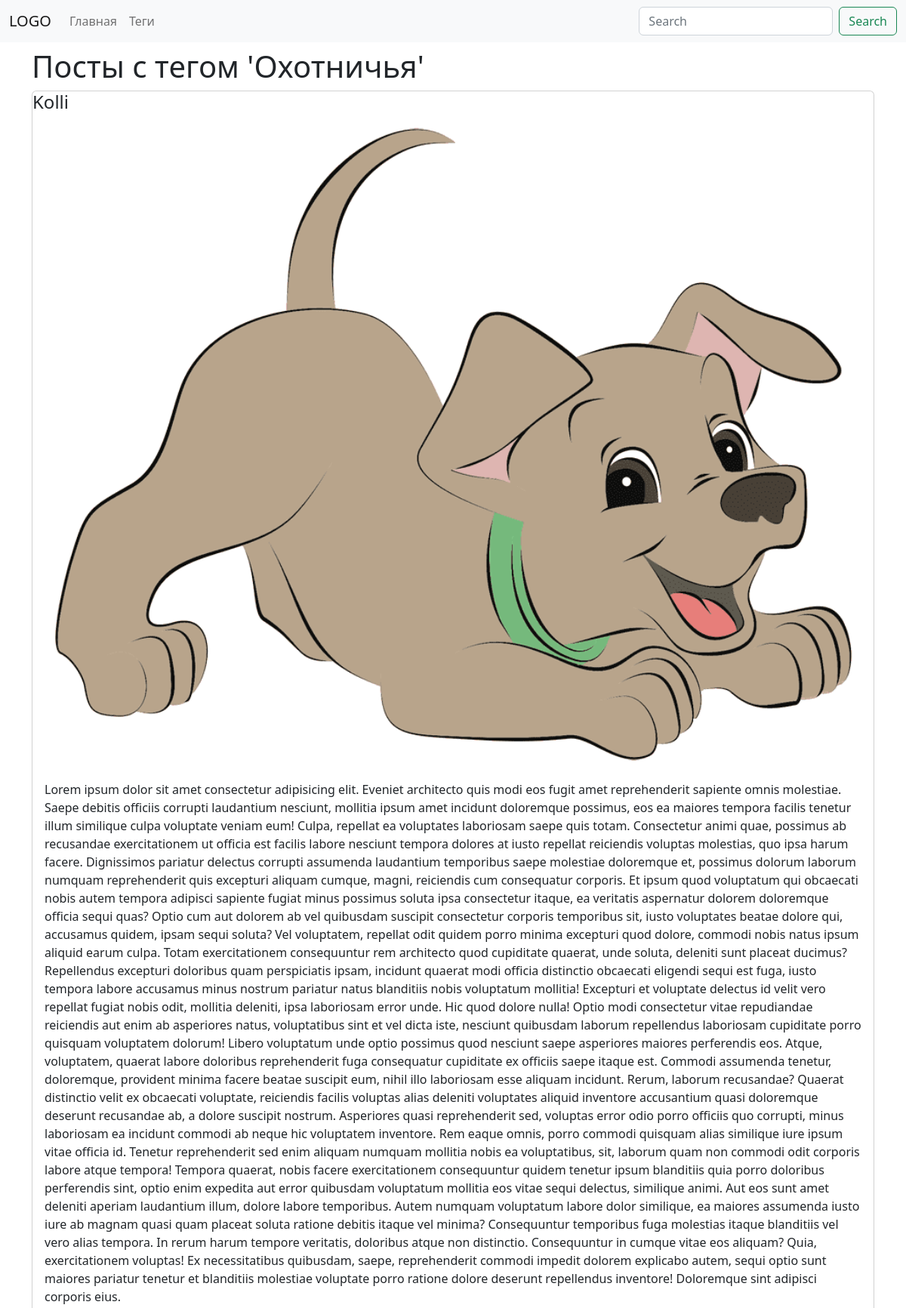
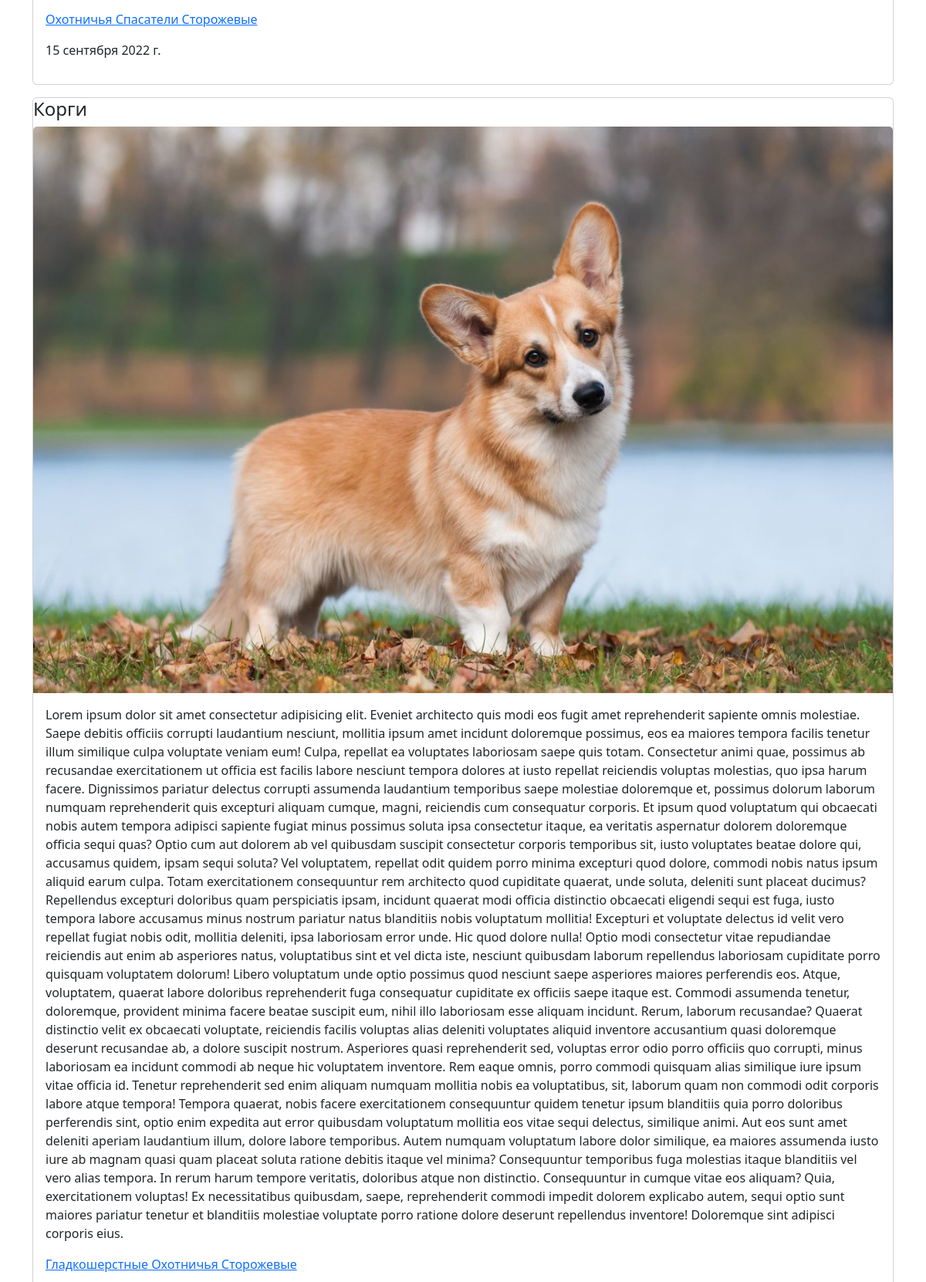
The app's page /tags/2/ (upper part) with its own data (2 pictures, top to bottom).
### blog/models.py (models this page shows, shortened)
class Tag(models.Model):
    title = models.CharField(max_length=150,db_index=True)
    slug = models.SlugField(max_length=150,unique=True)
    def get_absolute_url(self):
        return reverse("tag_detail_url", kwargs={"slug": self.slug})

class Post(models.Model):
    title = models.CharField(max_length=150,db_index=True)
    slug = models.SlugField(max_length=150,unique=True)
    body = models.TextField(db_index=True,blank=True)
    date_pub = models.DateField(auto_now_add=True)
    tags = models.ManyToManyField('Tag',blank=True,related_name='posts')
    image = models.ImageField(upload_to='images/',default='images/defolt.png')
    def get_absolute_url(self):
        return reverse("post_detail_url", kwargs={"slug": self.slug})
    class Meta:
        ordering = ['-date_pub']

### blog/views.py (the view)
# urls.py: path('tags/<str:slug>/', tag_detail, name="tag_detail_url")
def tag_detail(request,slug):
    tag = Tag.objects.get(slug__iexact = slug)
    return render(request,'blog/tag_detail.html',context={'tag':tag})

### blog/templates/blog/tag_detail.html (shortened to what this page needs)
{% extends 'blog/base_blog.html' %}
{% block content %}
<h1>Посты с тегом '{{tag.title}}'</h1>
  {% for post in tag.posts.all %}
  {% include 'blog/includes/card_template.html' %}
  {% endfor %}
{% endblock %}

### blog/templates/blog/includes/card_template.html
<div class="card mb-3">
      <h4 class="card-title"> {{post.title}}</h4>
      <a href="{{post.get_absolute_url}}"><img src='{{post.image.url}}' class="card-img-top" alt="..."></a>
      <div class="card-body">
        <p class="card-text"> {{post.body}} </p>
        <p class="card-text">
          {% for tag in post.tags.all %}
          <a href="{{tag.get_absolute_url}}"> {{tag.title}} </a>
          {% endfor %}
        </p>
        <p> {{post.date_pub}} </p>
      </div>
    </div>

### records on screen
Tag: title "Охотничья"
Post: title "Kolli", image (picture), body "Lorem ipsum dolor sit amet consectetur adipisicing elit. Eveniet architecto quis modi eos fugit amet reprehenderit sapiente omnis molestiae. Saepe debitis officiis corrupti laudantium nesciunt, mollitia ipsum amet incidunt doloremque possimus, eos ea maiores tempora facilis tenetur illum similique culpa voluptate veniam eum! Culpa, repellat ea voluptates laboriosam saepe quis totam. Consectetur animi quae, possimus ab recusandae exercitationem ut officia est facilis labore nesciunt tempora dolores at iusto repellat reiciendis voluptas molestias, quo ipsa harum facere. Dignissimos pariatur delectus corrupti assumenda laudantium temporibus saepe molestiae doloremque et, possimus dolorum…", date_pub "15 сентября 2022 г."
Tag: title "Спасатели"
Tag: title "Сторожевые"
Post: title "Корги", image (picture), body "Lorem ipsum dolor sit amet consectetur adipisicing elit. Eveniet architecto quis modi eos fugit amet reprehenderit sapiente omnis molestiae. Saepe debitis officiis corrupti laudantium nesciunt, mollitia ipsum amet incidunt doloremque possimus, eos ea maiores tempora facilis tenetur illum similique culpa voluptate veniam eum! Culpa, repellat ea voluptates laboriosam saepe quis totam. Consectetur animi quae, possimus ab recusandae exercitationem ut officia est facilis labore nesciunt tempora dolores at iusto repellat reiciendis voluptas molestias, quo ipsa harum facere. Dignissimos pariatur delectus corrupti assumenda laudantium temporibus saepe molestiae doloremque et, possimus dolorum…"
Tag: title "Гладкошерстные"
